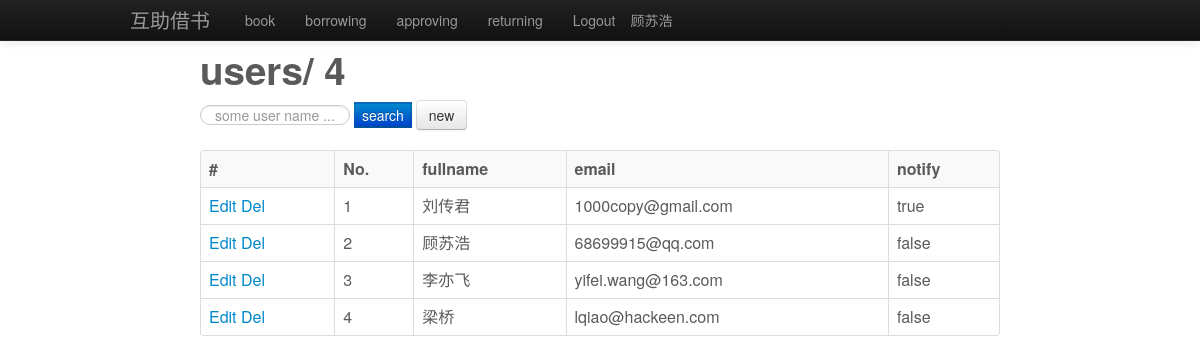
The page /user_list.php (signed in) on the database its author committed.
### tables this page shows
create table user(
	 id INT NOT NULL AUTO_INCREMENT PRIMARY KEY,
     fullname NVARCHAR(100) ,
     password varchar(100),
     notify int ,
     email varchar(100) ,
     weibo varchar(100) 
) default default;

### KLogger.php (called while the page is built, shortened)
<?php
class Logger {
	private function getTime() {
		return date("d.m.Y - H:i:s");
	}
	public function openLogFile($logfile) {
		$this->logfilehandle=@fopen($logfile,"a");
	}
}
?>

### config.inc.php (called while the page is built, shortened)
<?
	function is_login(){
		return isset($_SESSION["user_name"]);
	}
	class DB {
		public function query ($sql){
			$log = new Log;
			$this->result = $this->db_check(mysql_query($sql));
			return $this -> result;
		}
		public function query_array ($sql,$column){
			$log = new Log;
			$result = $this->db_check(mysql_query($sql));
			$arr = Array();
			while($row = $this -> fetch_row($result)){
				array_push($arr,$row[$column]);
			}
			return $arr ;
		}
		public function query_1_1 ($sql){
			$arr = $this->query_array($sql,0);
			return $arr[0] ;
		}
		public function fetch_row($result){
			return mysql_fetch_row($result);
		}
		function db_check($r){
			return $r;
		}
	}
	include_once 'KLogger.php';
	class Log{
		public function Log(){
			$this -> file = $_SERVER['DOCUMENT_ROOT']."/test/log1.txt";
			$this -> _log= new Logger($this -> file);
		}
	}
?>

### user_list.php (the view, shortened to what this page needs)
<?php
	include "config.inc.php";
	$page = $_GET['page'];
	if (!$page)
		$page = 1;
	$pagerecords = 10 ;
	$from = ($page-1)*$pagerecords;
	$to = $pagerecords;
	$sql = "select id  ,email,fullname ,notify from user u ";
	$count_sql = "select count(1) from (${sql}) balias";
	$sql = $sql . " limit ${from},${to}";
	$d = new DB;
	try{
		$total_records = $d -> query_1_1($count_sql);
		$result = $d -> query($sql);
	}catch(Exception $e){$l = new Log;$l->warn("${e}");};
?>
<html >
<head>
</head>
<body>
<? include "banner.php" ?>
<div id="wrapper">
<h1>users/ <?echo $total_records;?></h1>
<form action="<?php echo $_SERVER['PHP_SELF']; ?>?action=search"  method="post" class="form-inline">
	<input type="text" placeholder="some user name ..." id="email" name="email"
	value="<?echo $_POST["email"]; ?>" class="search-query input-medium"/>
	<input type="submit" value="search" class="btn-primary"/>
	<? if (is_login()) { ?>
		<a href ="user_new.php" class="btn">new</a>
	<?}else{?>
		<a href="login.php" class="btn">login</a>
	<? } ?>
</form>
<? if (mysql_num_rows($result) <= 0) {die("No users");}
else{ ?>
<table cellpadding="2" class="table table-striped table-bordered">
	<tr>
		<th>#</th>
		<th>No.</th>
		<th>fullname</th>
		<th>email</th>
		<th>notify</th>
	</tr>
<?
	while ($row = mysql_fetch_row($result)) {
		$notify = $row[3] == 0 ?"false":"true";
		$url_e = "<a href='user_edit.php?id=".$row[0]."'>Edit</a>&nbsp;" ;
		$url_d = "<a href='user_delete.php?id=".$row[0]."'>Del</a>" ;
		echo "<tr>" .
			  "<td>" . $url_e. $url_d. "</td>" .
			  "<td>" . $row[0] . "</td>" .
			  "<td>" . $row[2] . "</td>" .
			  "<td>" . $row[1] . "</td>" .
			  "<td>" . $notify . "</td>" .
			  "<tr>";
	}
?>
</table>
<?}?>
</div>
</body>
</html>

### wrapper.css (style rules this page uses)
body { color: #5a5a5a; width: 800px; margin: 50px auto 0; }

### rows shown on the page
user: id "1", fullname "刘传君", email "1000copy@gmail.com", notify "true"
user: id "2", fullname "顾苏浩", email "68699915@qq.com", notify "false"
user: id "3", fullname "李亦飞", email "yifei.wang@163.com", notify "false"
user: id "4", fullname "梁桥", email "lqiao@hackeen.com", notify "false"

### other values the page prints
$_SESSION['fullname'] "顾苏浩"
$total_records "4"
